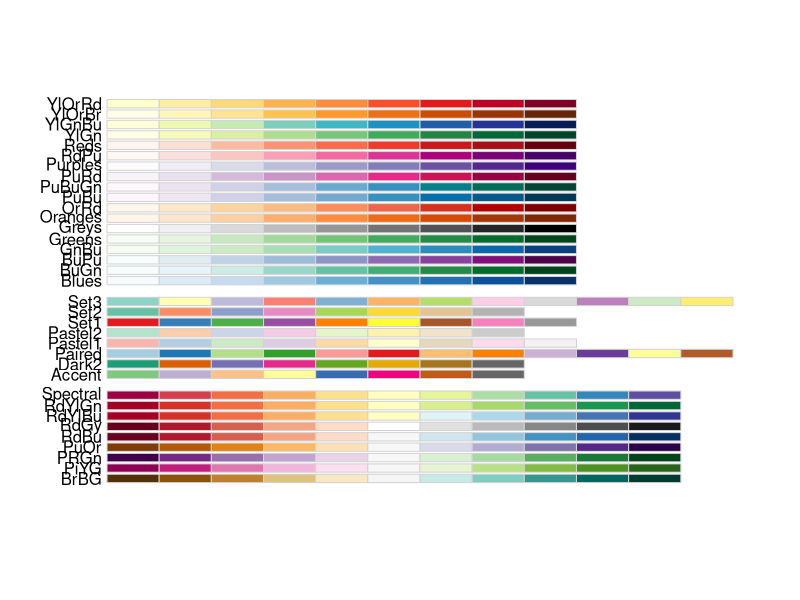
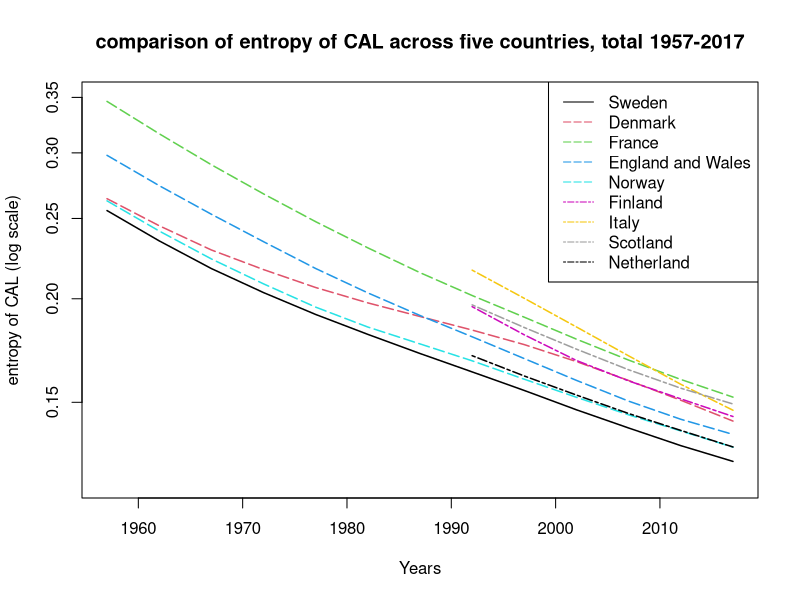

Write the R code that produced these figures, in order. (Note: this script raises an error after producing the figures.)
#### Figure - entropy across time ####

#### beautiful figues1 ####

library(RColorBrewer)
windows(8,5)
display.brewer.all()
cols<-brewer.pal(n=9,name = "Paired")

### CAL function ####

CALfunc <-function(Mx1,Y){
  CALlx1<-c()
  YM<-Y-Y1
  for (x in 1:111){
    if (x <(YM+1)){
      px1<-c()
      for (z in 1:x){
        px1<-c(px1,Mx1[z,YM-x+z])
      }
      lx1<-prod(px1)
    }
    CALlx1<-c(CALlx1,lx1)
  }
  CAL<-sum(c(1,CALlx1))+.5
  return(CAL)
}

## one with less data ####

CALfunc2 <-function(Mx1,Y){
  CALlx1<-c()
  YM<-Y-Y3
  for (x in 1:111){
    if (x <(YM+1)){
      px1<-c()
      for (z in 1:x){
        px1<-c(px1,Mx1[z,YM-x+z])
      }
      lx1<-prod(px1)
    }
    CALlx1<-c(CALlx1,lx1)
  }
  CAL<-sum(c(1,CALlx1))+.5
  return(CAL)
}

### CAL dagger function ####

CALdagfunc <-function(Mx1,Y){
  CALdaglx1<-c()
  YM<-Y-Y1
  for (x in 1:111){
    if (x <(YM+1)){
      px1<-c()
      for (z in 1:x){
        px1<-c(px1,Mx1[z,YM-x+z])
      }
      lx1<-prod(px1)
      lx<-lx1*log(lx1)
    }
    CALdaglx1<-c(CALdaglx1,lx)
  }
  CALdagger<-sum(CALdaglx1)
  return(CALdagger)
}

## one with less data ####

CALdagfunc2 <-function(Mx1,Y){
  CALdaglx1<-c()
  YM<-Y-Y3
  for (x in 1:111){
    if (x <(YM+1)){
      px1<-c()
      for (z in 1:x){
        px1<-c(px1,Mx1[z,YM-x+z])
      }
      lx1<-prod(px1)
      lx<-lx1*log(lx1)
    }
    CALdaglx1<-c(CALdaglx1,lx)
  }
  CALdagger<-sum(CALdaglx1)
  return(CALdagger)
}


### Data fitting ####

A1 <- read.table("Data/SWE.bltper_1x1.txt",header=TRUE,fill=TRUE,skip=1)
A2 <- read.table("Data/DNK.bltper_1x1.txt",header=TRUE,fill=TRUE,skip=1)
A3 <- read.table("Data/FRATNP.bltper_1x1.txt",header=TRUE,fill=TRUE,skip=1)
A4 <- read.table("Data/GBRTENW.bltper_1x1.txt",header=TRUE,fill=TRUE,skip=1)
A5 <- read.table("Data/NOR.bltper_1x1.txt",header=TRUE,fill=TRUE,skip=1)
A6 <- read.table("Data/FIN.bltper_1x1.txt",header=TRUE,fill=TRUE,skip=1)
A7 <- read.table("Data/ITA.bltper_1x1.txt",header=TRUE,fill=TRUE,skip=1)
A8 <- read.table("Data/GBRSCO.bltper_1x1.txt",header=TRUE,fill=TRUE,skip=1)
A9 <- read.table("Data/NLD.bltper_1x1.txt",header=TRUE,fill=TRUE,skip=1)

Y1 <- 1845
Y2 <- 2017
Y3 <- 1880

A1<-A1[(A1$Year>Y1)&(A1$Year<(Y2+1)),]
A2<-A2[(A2$Year>Y1)&(A2$Year<(Y2+1)),]
A3<-A3[(A3$Year>Y1)&(A3$Year<(Y2+1)),]
A4<-A4[(A4$Year>Y1)&(A4$Year<(Y2+1)),]
A5<-A5[(A5$Year>Y1)&(A5$Year<(Y2+1)),]
A6<-A6[(A6$Year>Y3)&(A6$Year<(Y2+1)),]
A7<-A7[(A7$Year>Y3)&(A7$Year<(Y2+1)),]
A8<-A8[(A8$Year>Y3)&(A8$Year<(Y2+1)),]
A9<-A9[(A9$Year>Y3)&(A9$Year<(Y2+1)),]

qx1<-matrix(1-A1$qx,111)
qx2<-matrix(1-A2$qx,111)
qx3<-matrix(1-A3$qx,111)
qx4<-matrix(1-A4$qx,111)
qx5<-matrix(1-A5$qx,111)
qx6<-matrix(1-A6$qx,111)
qx7<-matrix(1-A7$qx,111)
qx8<-matrix(1-A8$qx,111)
qx9<-matrix(1-A9$qx,111)

## CAL ####

CAL1 <- c()
for (i in seq(1957,2017,5)){
  CAL1 <- c(CAL1, CALfunc(qx1,i))
}

CAL2 <- c()
for (i in seq(1957,2017,5)){
  CAL2 <- c(CAL2, CALfunc(qx2,i))
}

CAL3 <- c()
for (i in seq(1957,2017,5)){
  CAL3 <- c(CAL3, CALfunc(qx3,i))
}

CAL4 <- c()
for (i in seq(1957,2017,5)){
  CAL4 <- c(CAL4, CALfunc(qx4,i))
}

CAL5 <- c()
for (i in seq(1957,2017,5)){
  CAL5 <- c(CAL5, CALfunc(qx5,i))
}

CAL6 <- c()
for (i in seq(1992,2017,5)){
  CAL6 <- c(CAL6, CALfunc2(qx6,i))
}

CAL7 <- c()
for (i in seq(1992,2017,5)){
  CAL7 <- c(CAL7, CALfunc2(qx7,i))
}

CAL8 <- c()
for (i in seq(1992,2017,5)){
  CAL8 <- c(CAL8, CALfunc2(qx8,i))
}

CAL9 <- c()
for (i in seq(1992,2017,5)){
  CAL9 <- c(CAL9, CALfunc2(qx9,i))
}
## CAL dagger ####

qx1 <- ifelse(qx1==0,1,qx1)
qx2 <- ifelse(qx2==0,1,qx2)
qx3 <- ifelse(qx3==0,1,qx3)
qx4 <- ifelse(qx4==0,1,qx4)
qx5 <- ifelse(qx5==0,1,qx5)
qx6 <- ifelse(qx6==0,1,qx6)
qx7 <- ifelse(qx7==0,1,qx7)
qx8 <- ifelse(qx8==0,1,qx8)
qx9 <- ifelse(qx9==0,1,qx9)

CALdagger1 <- c()
for (i in seq(1957,2017,5)){
  CALdagger1 <- c(CALdagger1, CALdagfunc(qx1,i))
}

CALdagger2 <- c()
for (i in seq(1957,2017,5)){
  CALdagger2 <- c(CALdagger2, CALdagfunc(qx2,i))
}

CALdagger3 <- c()
for (i in seq(1957,2017,5)){
  CALdagger3 <- c(CALdagger3, CALdagfunc(qx3,i))
}

CALdagger4 <- c()
for (i in seq(1957,2017,5)){
  CALdagger4 <- c(CALdagger4, CALdagfunc(qx4,i))
}

CALdagger5 <- c()
for (i in seq(1957,2017,5)){
  CALdagger5 <- c(CALdagger5, CALdagfunc(qx5,i))
}

CALdagger6 <- c()
for (i in seq(1992,2017,5)){
  CALdagger6 <- c(CALdagger6, CALdagfunc2(qx6,i))
}

CALdagger7 <- c()
for (i in seq(1992,2017,5)){
  CALdagger7 <- c(CALdagger7, CALdagfunc2(qx7,i))
}

CALdagger8 <- c()
for (i in seq(1992,2017,5)){
  CALdagger8 <- c(CALdagger8, CALdagfunc2(qx8,i))
}

CALdagger9 <- c()
for (i in seq(1992,2017,5)){
  CALdagger9 <- c(CALdagger9, CALdagfunc2(qx9,i))
}

CALdagger1 <- CALdagger1*-1
CALdagger2 <- CALdagger2*-1
CALdagger3 <- CALdagger3*-1
CALdagger4 <- CALdagger4*-1
CALdagger5 <- CALdagger5*-1
CALdagger6 <- CALdagger6*-1
CALdagger7 <- CALdagger7*-1
CALdagger8 <- CALdagger8*-1
CALdagger9 <- CALdagger9*-1

## entropy ####

entropyCAL1 <- CALdagger1/CAL1
entropyCAL2 <- CALdagger2/CAL2
entropyCAL3 <- CALdagger3/CAL3
entropyCAL4 <- CALdagger4/CAL4
entropyCAL5 <- CALdagger5/CAL5
entropyCAL6 <- CALdagger6/CAL6
entropyCAL7 <- CALdagger7/CAL7
entropyCAL8 <- CALdagger8/CAL8
entropyCAL9 <- CALdagger9/CAL9

Years <- seq(1957,2017,5)
Years2 <- seq(1992,2017,5)
windows(8,5)
plot(c(1957,2017),rev(c(0.12,0.35)),col = 0, xlab = "Years",ylab = "entropy of CAL (log scale)", log = "y")
lines(Years,entropyCAL1,col = 1,lty=1,lwd=1.5)
lines(Years,entropyCAL2,col = 2,lty=5,lwd=1.5)
lines(Years,entropyCAL3,col = 3,lty=5,lwd=1.5)
lines(Years,entropyCAL4,col = 4,lty=5,lwd=1.5)
lines(Years,entropyCAL5,col = 5,lty=5,lwd=1.5)
lines(Years2,entropyCAL6,col = 6,lty=6,lwd=1.5)
lines(Years2,entropyCAL7,col = 7,lty=6,lwd=1.5)
lines(Years2,entropyCAL8,col = 8,lty=6,lwd=1.5)
lines(Years2,entropyCAL9,col = 9,lty=6,lwd=1.5)
title("comparison of entropy of CAL across five countries, total 1957-2017")
legend("topright",c("Sweden","Denmark","France","England and Wales","Norway","Finland","Italy","Scotland","Netherland"),col = c(1,2,3,4,5,6,7,8,9),lty = c(1,5,5,5,5,6,6,6,6))


### SWEDEN as the benchmark # ----

diffDNK <- allH$DNK - allH$SWE
diffFRA <- allH$FRA - allH$SWE
diffGBR <- allH$GBR - allH$SWE
diffNOR <- allH$NOR - allH$SWE

### R graphics
diffH <- cbind(diffDNK,diffFRA,diffGBR,diffNOR)
diffH <- cbind(rep(allH$Years),diffH)
Years <- allH$Years

windows(8,5)
plot(Years,seq(0,0.1,length.out = 13),col = 0,ylab="differences from Sweden level of entropy of CAL")
lines(Years,diffDNK,col = 2,lty=2,lwd=1.5)
lines(Years,diffFRA,col = 3,lty=3,lwd=1.5)
lines(Years,diffGBR,col = 4,lty=4,lwd=1.5)
lines(Years,diffNOR,col = 6,lty=6,lwd=1.5)
legend("topright",c("Denmark","France","England and Wales","Norway"),col = c(2,3,4,6),lty = c(2,3,4,6))
title("Entropy of CAL compared to Sweden level, female 1957-2017")
